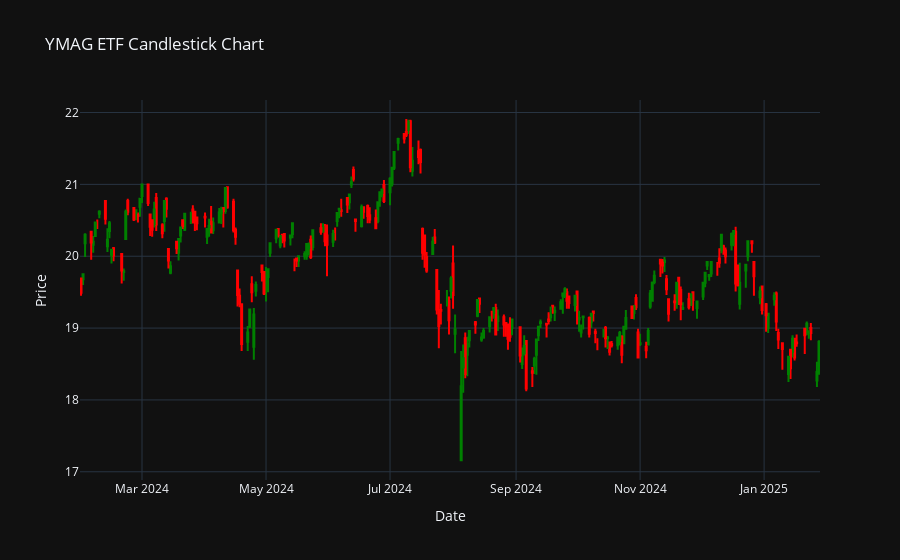

Notebook cell for this chart:
### Code cell
# Convert index to datetime if it's not already
YMAG.index = pd.to_datetime(YMAG.index)

# Create a Plotly Candlestick Chart
fig = go.Figure(data=[
    go.Candlestick(
        x=YMAG.index,  # X-axis: Date
        open=YMAG['Open'], 
        high=YMAG['High'],
        low=YMAG['Low'], 
        close=YMAG['Price'],
        increasing_line_color='green', 
        decreasing_line_color='red'
    )
])

# Customize Layout
fig.update_layout(
    title="YMAG ETF Candlestick Chart",
    xaxis_title="Date",
    yaxis_title="Price",
    xaxis_rangeslider_visible=False,  # Hide range slider
    template="plotly_dark",  # Optional: dark theme
)

# Show the interactive chart
fig.show()

### Figure 1 — Plotly figure (JSON) as saved in the notebook; plotly's stock layout.template omitted (floating-point values rounded to 4 significant figures; data arrays with more than 128 entries replaced by an {"elided": "..."} marker saying what was removed)
{"data": [{"close": {"elided": "249 float values"}, "decreasing": {"line": {"color": "red"}}, "high": {"elided": "249 float values"}, "increasing": {"line": {"color": "green"}}, "low": {"elided": "249 float values"}, "open": {"elided": "249 float values"}, "type": "candlestick", "x": {"elided": "249 str values"}}], "layout": {"title": {"text": "YMAG ETF Candlestick Chart"}, "xaxis": {"rangeslider": {"visible": false}, "title": {"text": "Date"}}, "yaxis": {"title": {"text": "Price"}}}}
